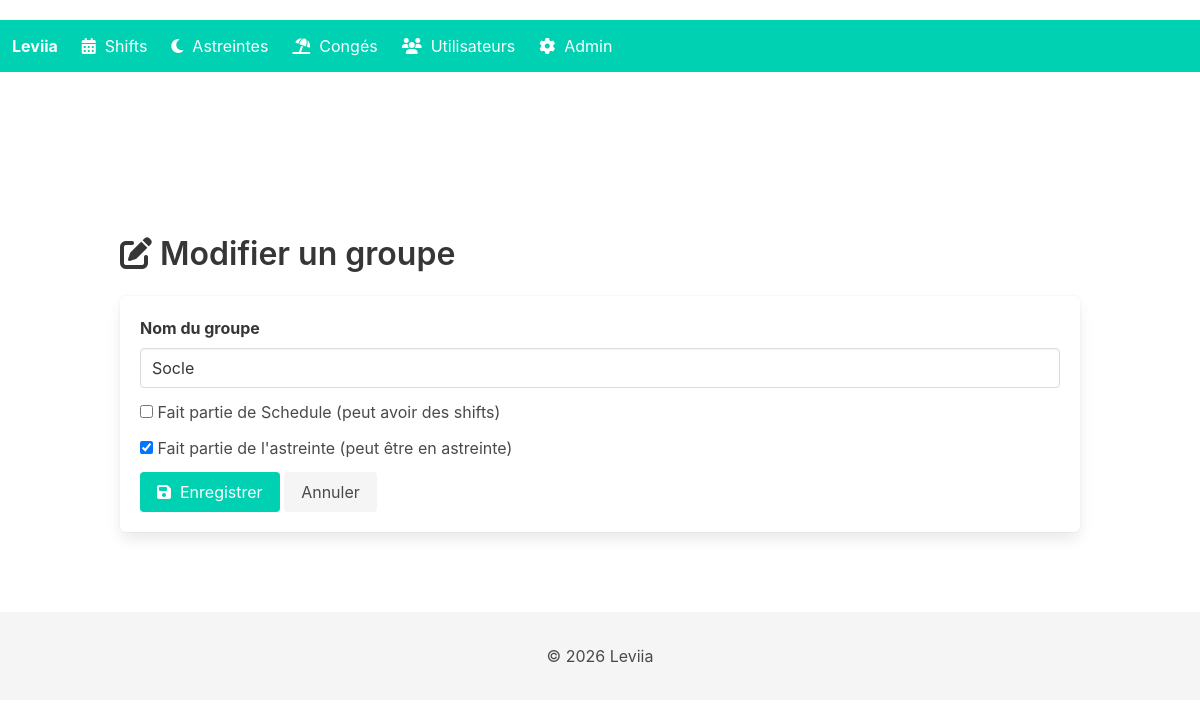
Page /admin/groups/edit/2 on the earlier database version.
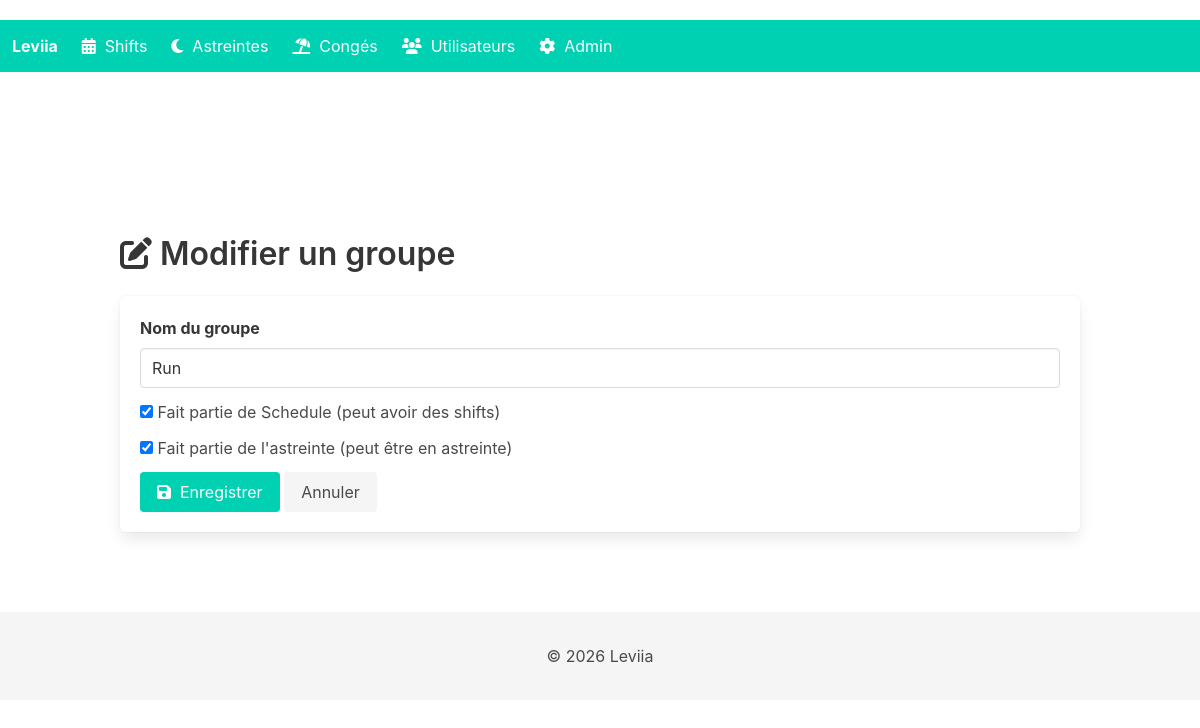
Same page on the later database version.
### app/models.py (models this page shows)
class Group(db.Model):
    __tablename__ = 'groups'
    id = db.Column(db.Integer, primary_key=True)
    name = db.Column(db.String(80), nullable=False, unique=True)
    is_part_of_schedule = db.Column(db.Boolean, default=False)
    is_part_of_oncall = db.Column(db.Boolean, default=False)
    users = db.relationship('User', backref='group', lazy=True)

### app/routes/admin.py (the view, shortened to what this page needs)
@app.route('/admin/groups/edit/<int:group_id>', methods=['GET', 'POST'])
def edit_group(group_id):
    group = Group.query.get_or_404(group_id)
    return render_template('admin/edit_group.html', group=group)

### app/templates/admin/edit_group.html (shortened to what this page needs)
{% extends "base.html" %}
{% block content %}
<section class="section">
    <div class="container">
        <h1 class="title">
            <i class="fas fa-edit"></i> Modifier un groupe
        </h1>
        <form method="POST" action="{{ url_for('edit_group', group_id=group.id) }}">
            <div class="box">
                <div class="field">
                    <label class="label">Nom du groupe</label>
                    <div class="control">
                        <input class="input" type="text" name="name" value="{{ group.name }}" required>
                    </div>
                </div>
                <div class="field">
                    <div class="control">
                        <label class="checkbox">
                            <input type="checkbox" name="is_part_of_schedule" value="True"
                                   {% if group.is_part_of_schedule %}checked{% endif %}>
                            Fait partie de Schedule (peut avoir des shifts)
                        </label>
                    </div>
                </div>
                <div class="field">
                    <div class="control">
                        <label class="checkbox">
                            <input type="checkbox" name="is_part_of_oncall" value="True"
                                   {% if group.is_part_of_oncall %}checked{% endif %}>
                            Fait partie de l'astreinte (peut être en astreinte)
                        </label>
                    </div>
                </div>
                <div class="field">
                    <div class="control">
                        <button class="button is-primary" type="submit">
                            <i class="fas fa-save"></i>&nbsp; Enregistrer
                        </button>
                        <a class="button is-light" href="{{ url_for('list_groups') }}">Annuler</a>
                    </div>
                </div>
            </div>
        </form>
    </div>
</section>
{% endblock %}

### app/templates/base.html (shortened to what this page needs)
<!DOCTYPE html>
<html lang="fr">
<head>
    <link rel="stylesheet" href="https://cdn.jsdelivr.net/npm/bulma@0.9.4/css/bulma.min.css">
    <link rel="stylesheet" href="https://cdnjs.cloudflare.com/ajax/libs/font-awesome/6.4.0/css/all.min.css">
</head>
<body>
    <nav class="navbar is-primary" role="navigation">
        <div class="navbar-brand">
            <a class="navbar-item" href="{{ url_for('index') }}"><strong>Leviia</strong></a>
        </div>
        <div class="navbar-menu">
            <div class="navbar-start">
                <a class="navbar-item" href="{{ url_for('schedule') }}"><i class="fas fa-calendar-alt"></i>&nbsp; Shifts</a>
                <a class="navbar-item" href="{{ url_for('oncall') }}"><i class="fas fa-moon"></i>&nbsp; Astreintes</a>
                <a class="navbar-item" href="{{ url_for('leave') }}"><i class="fas fa-umbrella-beach"></i>&nbsp; Congés</a>
                <a class="navbar-item" href="{{ url_for('list_users') }}"><i class="fas fa-users"></i>&nbsp; Utilisateurs</a>
                <a class="navbar-item" href="{{ url_for('admin_dashboard') }}"><i class="fas fa-cog"></i>&nbsp; Admin</a>
            </div>
        </div>
    </nav>
    <section class="section">
    </section>
    <main>
        {% block content %}{% endblock %}
    </main>
    <footer class="footer">
        <div class="content has-text-centered">
            <p>© 2026 Leviia</p>
        </div>
    </footer>
</body>
</html>

### app/templates/base.html (style rules this page uses)
body { padding-top: 20px; }
.navbar { margin-bottom: 20px; }
.footer { margin-top: 2rem; padding: 2rem; background-color: #f5f5f5; }

Differences in the rows shown:
changed Group: name "Socle" → "Run"; is_part_of_schedule "☐" → "☑"
